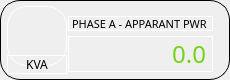
                    <widget class="QFrame" name="horizontalFrame_15">
                     <property name="minimumSize">
                      <size>
                       <width>230</width>
                       <height>80</height>
                      </size>
                     </property>
                     <property name="maximumSize">
                      <size>
                       <width>230</width>
                       <height>80</height>
                      </size>
                     </property>
                     <property name="font">
                      <font>
                       <family>Gilroy</family>
                       <pointsize>8</pointsize>
                      </font>
                     </property>
                     <property name="styleSheet">
                      <string notr="true">border: 1px solid #000000;
border-radius: 20px;</string>
                     </property>
                     <layout class="QHBoxLayout" name="horizontalLayout_23">
                      <property name="spacing">
                       <number>0</number>
                      </property>
                      <property name="leftMargin">
                       <number>5</number>
                      </property>
                      <property name="topMargin">
                       <number>5</number>
                      </property>
                      <property name="rightMargin">
                       <number>5</number>
                      </property>
                      <property name="bottomMargin">
                       <number>5</number>
                      </property>
                      <item>
                       <layout class="QVBoxLayout" name="verticalLayout_41">
                        <property name="spacing">
                         <number>0</number>
                        </property>
                        <item>
                         <widget class="QLabel" name="label_62">
                          <property name="sizePolicy">
                           <sizepolicy hsizetype="Preferred" vsizetype="Preferred">
                            <horstretch>0</horstretch>
                            <verstretch>0</verstretch>
                           </sizepolicy>
                          </property>
                          <property name="minimumSize">
                           <size>
                            <width>60</width>
                            <height>60</height>
                           </size>
                          </property>
                          <property name="maximumSize">
                           <size>
                            <width>60</width>
                            <height>60</height>
                           </size>
                          </property>
                          <property name="styleSheet">
                           <string notr="true">border-color: rgb(255, 255, 255);
image: url(:/icons/power.png);</string>
                          </property>
                          <property name="text">
                           <string/>
                          </property>
                          <property name="margin">
                           <number>0</number>
                          </property>
                          <property name="indent">
                           <number>0</number>
                          </property>
                         </widget>
                        </item>
                        <item>
                         <widget class="QLabel" name="label_63">
                          <property name="sizePolicy">
                           <sizepolicy hsizetype="Fixed" vsizetype="Fixed">
                            <horstretch>0</horstretch>
                            <verstretch>0</verstretch>
                           </sizepolicy>
                          </property>
                          <property name="minimumSize">
                           <size>
                            <width>60</width>
                            <height>0</height>
                           </size>
                          </property>
                          <property name="font">
                           <font>
                            <family>Gilroy</family>
                           </font>
                          </property>
                          <property name="styleSheet">
                           <string notr="true">border-color: rgb(255, 255, 255);</string>
                          </property>
                          <property name="text">
                           <string>KVA</string>
                          </property>
                          <property name="alignment">
                           <set>Qt::AlignCenter</set>
                          </property>
                         </widget>
                        </item>
                       </layout>
                      </item>
                      <item>
                       <layout class="QVBoxLayout" name="verticalLayout_42">
                        <property name="spacing">
                         <number>5</number>
                        </property>
                        <property name="topMargin">
                         <number>10</number>
                        </property>
                        <property name="rightMargin">
                         <number>10</number>
                        </property>
                        <item>
                         <widget class="QLabel" name="label_64">
                          <property name="sizePolicy">
                           <sizepolicy hsizetype="Fixed" vsizetype="Fixed">
                            <horstretch>0</horstretch>
                            <verstretch>0</verstretch>
                           </sizepolicy>
                          </property>
                          <property name="minimumSize">
                           <size>
                            <width>145</width>
                            <height>15</height>
                           </size>
                          </property>
                          <property name="maximumSize">
                           <size>
                            <width>145</width>
                            <height>15</height>
                           </size>
                          </property>
                          <property name="font">
                           <font>
                            <family>Gilroy</family>
                            <pointsize>8</pointsize>
                           </font>
                          </property>
                          <property name="styleSheet">
                           <string notr="true">border-color: rgb(255, 255, 255);</string>
                          </property>
                          <property name="text">
                           <string>PHASE A - APPARANT PWR</string>
                          </property>
                          <property name="wordWrap">
                           <bool>false</bool>
                          </property>
                         </widget>
                        </item>
                        <item>
                         <widget class="QLabel" name="ap_a_1">
                          <property name="sizePolicy">
                           <sizepolicy hsizetype="Fixed" vsizetype="Fixed">
                            <horstretch>0</horstretch>
                            <verstretch>0</verstretch>
                           </sizepolicy>
                          </property>
                          <property name="minimumSize">
                           <size>
                            <width>145</width>
                            <height>0</height>
                           </size>
                          </property>
                          <property name="font">
                           <font>
                            <family>Gilroy</family>
                            <pointsize>18</pointsize>
                           </font>
                          </property>
                          <property name="styleSheet">
                           <string notr="true">color: rgb(115, 210, 22);
border-color: rgb(255, 255, 255);</string>
                          </property>
                          <property name="text">
                           <string>0.0</string>
                          </property>
                          <property name="alignment">
                           <set>Qt::AlignRight|Qt::AlignTrailing|Qt::AlignVCenter</set>
                          </property>
                         </widget>
                        </item>
                       </layout>
                      </item>
                     </layout>
                    </widget>
